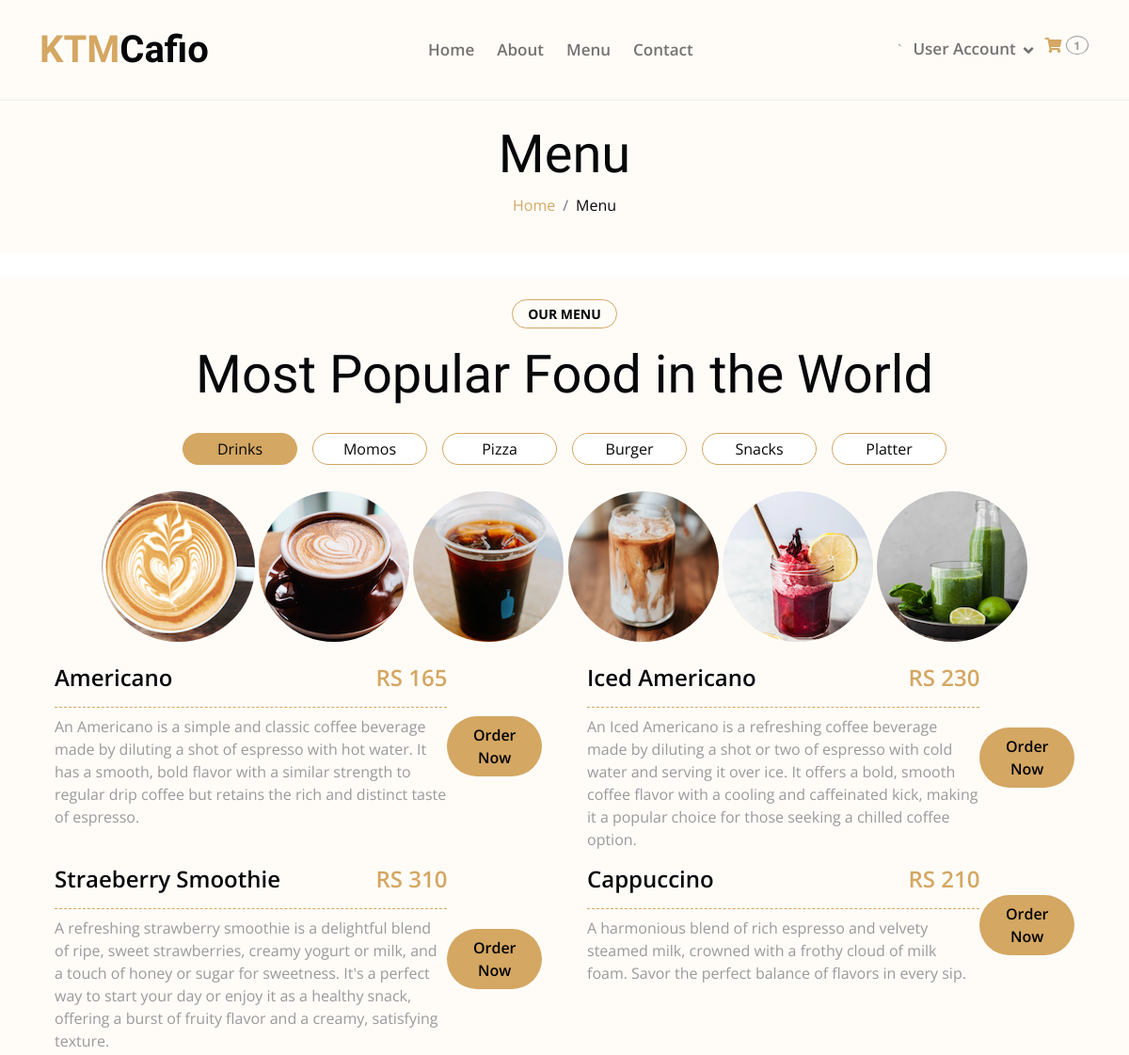
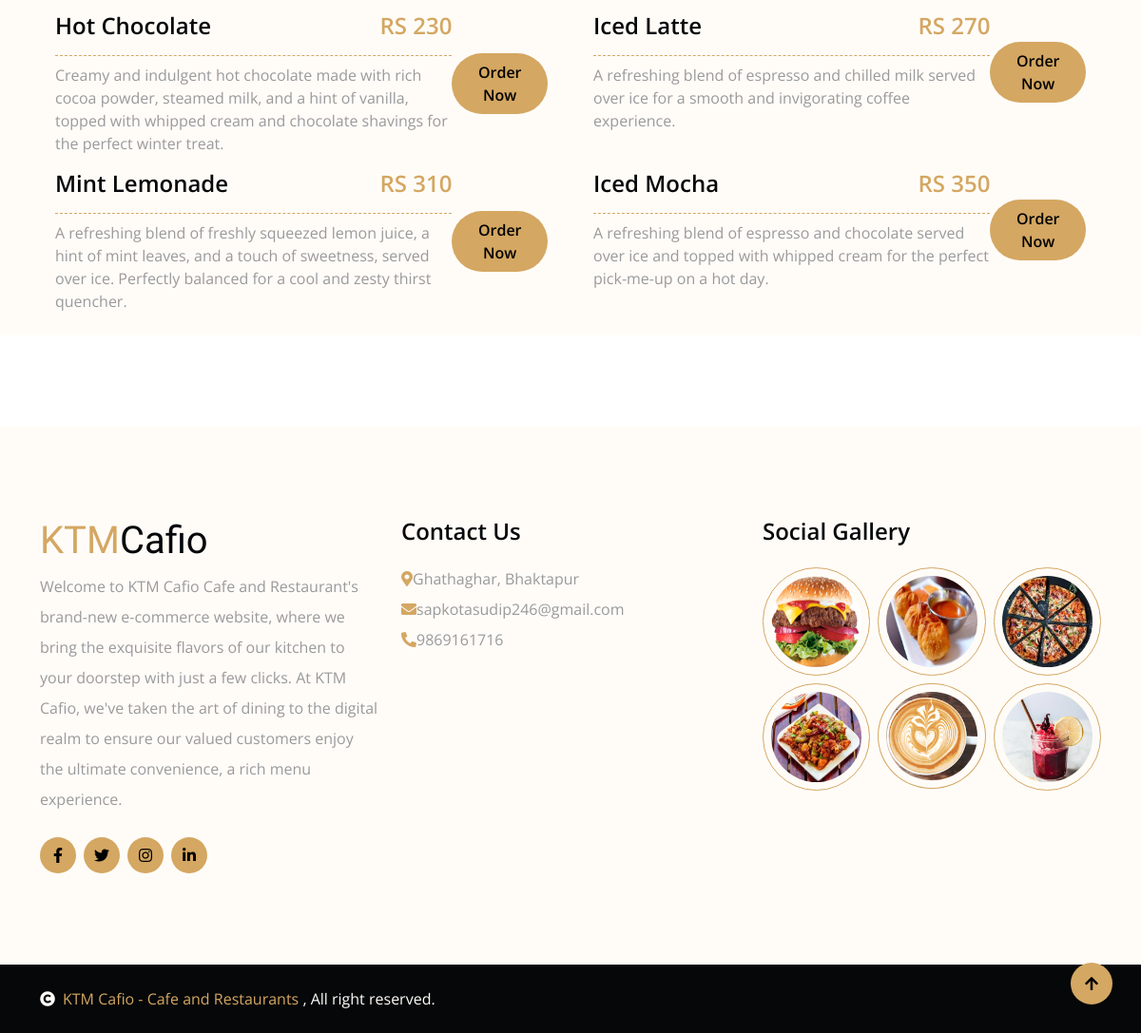
The page /menu on the database its author committed (2 pictures, top to bottom).
### home/models.py (models this page shows, shortened)
class MenuCategory(models.Model):
    name = models.CharField(max_length=50)
    slug = models.CharField(max_length=500, unique=True)

class MenuItemImage(models.Model):
    slug = models.CharField(max_length=500, unique=True)
    category = models.ForeignKey(MenuCategory, on_delete=models.CASCADE)
    image = models.ImageField(upload_to='media')
    labels = models.CharField(choices=LABELS, max_length=50, blank=True)

class MenuItem(models.Model):
    category = models.ForeignKey(MenuCategory, on_delete=models.CASCADE)
    name = models.CharField(max_length=100)
    price = models.IntegerField()
    description = models.TextField()
    slug = models.CharField(max_length=500, unique=True)
    labels = models.CharField(choices=LABELS, max_length=50, blank = True)

class Information(models.Model):
    address= models.CharField(max_length = 400)
    phone = models.CharField(max_length= 50)
    email = models.EmailField(max_length = 500)

### home/views.py (the view)
# urls.py: path('menu', MenuView.as_view(), name='menu'),
class MenuView(BaseView):
    def get(self, request):
        self.views["cart_counts"] = count_cart(request)
        self.views['categories']= MenuCategory.objects.all()
        for category in self.views['categories']:
            category.items = MenuItem.objects.filter(category=category)
            category.image = MenuItemImage.objects.filter(category=category)
        return render(request, 'menu.html', self.views)

### home/views.py (called while the page is built)
def count_cart(request):
    username = request.user.username
    cart_count = Cart.objects.filter(checkout = False, username = username).count()
    return cart_count

### templates/menu.html
{% extends 'base.html' %}
{% block content %}
            <div class="hero bg-light py-4 my-4 mt-0 text-center">
                <div class="container">
                    <h1 class="display-4 mb-2">Menu</h1>
                    <nav aria-label="breadcrumb">
                        <ol class="breadcrumb justify-content-center">
                            <li class="breadcrumb-item"><a href="/">Home</a></li>
                            <li class="breadcrumb-item text-dark" aria-current="page">Menu</li>
                        </ol>
                    </nav>
                </div>
            </div>
        <div class="container-fluid menu bg-light py-4 my-4">
            <div class="container">
                <div class="text-center wow bounceInUp" data-wow-delay="0.1s">
                    <small class="d-inline-block fw-bold text-dark text-uppercase bg-light border border-primary rounded-pill px-3 py-1 mb-3">Our Menu</small>
                    <h2 class="display-4 mb-4">Most Popular Food in the World</h2>
                </div>
                <div class="tab-class text-center">
                    <ul class="nav nav-pills d-inline-flex justify-content-center mb-4 wow bounceInUp" data-wow-delay="0.1s">
                        {% for cat in categories %}
                        <li class="nav-item p-1">
                            <a class="d-flex py-1 mx-1 border border-primary bg-white rounded-pill {% if forloop.counter0 == 0 %} active {% endif %}" data-bs-toggle="pill" href="#tab-{{cat.id}}">
                                <span class="text-dark" style="width: 120px;">{{cat.name}}</span>
                            </a>
                        </li>
                        {% endfor %}
                    </ul>
                    <div class="tab-content">
                        {% for cat in categories %}
                        <div id="tab-{{cat.id}}" class="tab-pane fade show p-0 {% if forloop.counter0 == 0 %} active {% endif %}">
                            {% for img in cat.image %}
                            <img class="flex-shrink-0 img-fluid rounded-circle" src="{{img.image.url}}" alt="">
                            {% endfor %}
                            <br><br>
                            <div class="row g-3">
                                {% for item in cat.items %}
                                <div class="col-lg-6">
                                    <div class="menu-item d-flex align-items-center">
                                        <div class="w-100 d-flex flex-column text-start ps-3">
                                            <div class="d-flex justify-content-between border-bottom border-primary pb-2 mb-2">
                                                <h4>{{item.name}}</h4>
                                                <h4 class="text-primary">RS {{item.price}}</h4>
                                            </div>
                                            <p class="mb-0">{{item.description}}</p>
                                        </div>
                                        <div class="menu-action">
                                            <a href="/add_to_cart/{{item.slug}}" class="btn btn-primary border-0 rounded-pill py-2 px-3 px-md-4 me-3">Order Now</a>
                                        </div>
                                    </div>
                                </div>
                                {% endfor %}
                            </div>
                        </div>
                        {% endfor %}
                    </div>
                </div>
            </div>
        </div>
    {% endblock %}

### templates/base.html (shortened to what this page needs)
<!DOCTYPE html>
{% load static %}
<html lang="en" xmlns="http://www.w3.org/1999/html">
    <head>
        <link rel="stylesheet" href="https://use.fontawesome.com/releases/v5.15.4/css/all.css"/>
        <link href="https://cdn.jsdelivr.net/npm/bootstrap-icons@1.4.1/font/bootstrap-icons.css" rel="stylesheet">
        <link href="{% static 'lib/animate/animate.min.css' %}" rel="stylesheet">
        <link href="{% static 'lib/lightbox/css/lightbox.min.css' %}" rel="stylesheet">
        <link href="{% static 'lib/owlcarousel/owl.carousel.min.css' %}" rel="stylesheet">
        <link href="{% static 'css/bootstrap.min.css' %}" rel="stylesheet">
        <link href="{% static 'css/style.css' %}" rel="stylesheet">
    </head>
    <body>
        <div class="container-fluid nav-bar">
            <div class="container">
                <nav class="navbar navbar-light navbar-expand-lg py-4">
                    <a href="index.html" class="navbar-brand">
                        <h1 class="text-primary fw-bold mb-0">KTM<span class="text-dark">Cafio</span> </h1>
                    </a>
                    <div class="collapse navbar-collapse" id="navbarCollapse">
                        <div class="navbar-nav mx-auto">
                            <a href="/" class="nav-item nav-link ">Home</a>
                            <a href="about" class="nav-item nav-link ">About</a>
                            <a href="menu" class="nav-item nav-link ">Menu</a>
                            <a href="contact" class="nav-item nav-link">Contact</a>
                        </div>`
                        <div class="btn-group">
                             <div class="navbar-nav ml-auto">
                            {% if user.is_authenticated %}
                            <div class="nav-item dropdown">
                                <a href="/accounts/logout" class="nav-link dropdown-toggle" data-toggle="dropdown">{{user.username}}</a>
                                <div class="dropdown-menu">
                                    <a href="/accounts/logout" class="dropdown-item">Logout</a>
                                </div>
                            </div>
                            {% else %}
                            <div class="nav-item dropdown">
                                <a href="/accounts/login" class="nav-link dropdown-toggle" data-toggle="dropdown">User Account</a>
                            </div>
                            {% endif %}
                        </div>
                            <a href="/cart" class="btn px-0 ml-3">
                                <i class="fas fa-shopping-cart text-primary"></i>
                                <span class="badge text-secondary border border-secondary rounded-circle" style="padding-bottom: 2px;">{{cart_counts}}</span>
                            </a></div>
                </nav>
            </div>
        </div>
    {% block content %}
    {% endblock %}
<div class="container-fluid footer py-6 my-6 mb-0 bg-light wow bounceInUp" data-wow-delay="0.1s">
    <div class="container">
        <div class="row">
            <div class="col-lg-4 col-md-6">
                <div class="footer-item">
                    <h1 class="text-primary">KTM<span class="text-dark">Cafio</span></h1>
                    <p class="lh-lg mb-4">Welcome to KTM Cafio Cafe and Restaurant's brand-new e-commerce website, where we bring the exquisite flavors of our kitchen to your doorstep with just a few clicks. At KTM Cafio, we've taken the art of dining to the digital realm to ensure our valued customers enjoy the ultimate convenience, a rich menu experience.</p>
                    <div class="footer-icon d-flex">
                        <a class="btn btn-primary btn-sm-square me-2 rounded-circle" href="#"><i class="fab fa-facebook-f"></i></a>
                        <a class="btn btn-primary btn-sm-square me-2 rounded-circle" href="#"><i class="fab fa-twitter"></i></a>
                        <a href="#" class="btn btn-primary btn-sm-square me-2 rounded-circle"><i class="fab fa-instagram"></i></a>
                        <a href="#" class="btn btn-primary btn-sm-square rounded-circle"><i class="fab fa-linkedin-in"></i></a>
                    </div>
                </div>
            </div>
            <div class="col-lg-4 col-md-6">
                <div class="footer-item">
                    <h4 class="mb-4">Contact Us</h4>
                    {% for info in information %}
                    <div class="bg-light p-30 mb-3">
                        <p class="mb-2"><i class="fa fa-map-marker-alt text-primary mr-3"></i>{{info.address}}</p>
                        <p class="mb-2"><i class="fa fa-envelope text-primary mr-3"></i>{{info.email}}</p>
                        <p class="mb-2"><i class="fa fa-phone-alt text-primary mr-3"></i>{{info.phone}}</p>
                    </div>
                    {% endfor %}
                </div>
            </div>
            <div class="col-lg-4 col-md-6">
                <div class="footer-item">
                    <h4 class="mb-4">Social Gallery</h4>
                    <div class="row g-2">
                        <div class="col-4">
                            <img src="{% static 'img/Burger.png' %}" class="img-fluid rounded-circle border border-primary p-2" alt="">
                        </div>
                        <div class="col-4">
                            <img src="{% static 'img/FriedMomo.jpg' %}" class="img-fluid rounded-circle border border-primary p-2" alt="">
                        </div>
                        <div class="col-4">
                            <img src="{% static 'img/ItalianPizza.jpg' %}" class="img-fluid rounded-circle border border-primary p-2" alt="">
                        </div>
                        <div class="col-4">
                            <img src="{% static 'img/chillichicken.jpg' %}" class="img-fluid rounded-circle border border-primary p-2" alt="">
                        </div>
                        <div class="col-4">
                            <img src="{% static 'img/hot-cappuccino.png' %}" class="img-fluid rounded-circle border border-primary p-2" alt="">
                        </div>
                        <div class="col-4">
                            <img src="{% static 'img/img_1.png' %}" class="img-fluid rounded-circle border border-primary p-2" alt="">
                        </div>
                    </div>
                </div>
            </div>
        </div>
    </div>
</div>
        <div class="container-fluid copyright bg-dark py-4">
            <div class="container">
                <div class="row">
                    <div class="col-md-6 text-center text-md-start mb-3 mb-md-0">
                        <span class="text-light"><a href="#"><i class="fas fa-copyright text-light me-2"></i>KTM Cafio - Cafe and Restaurants </a>, All right reserved.</span>
                    </div>
            </div>
        </div>
        <a href="#" class="btn btn-md-square btn-primary rounded-circle back-to-top"><i class="fa fa-arrow-up"></i></a>
    </body>
</html>

### static/css/style.css (style rules this page uses)
.back-to-top { position: fixed; right: 30px; bottom: 30px; z-index: 99; }
h1, h2, h3, .h1, .h2, .h3 { font-weight: 400 !important; font-family: 'Playball', cursive !important; }
h4, h5, h6, .h4, .h5, .h6 { font-weight: 600 !important; font-family: 'Open Sans', sans-serif !important; }
.my-6 { margin-top: 6rem; margin-bottom: 6rem; }
.py-6 { padding-top: 6rem; padding-bottom: 6rem; }
.wow, .animated { animation-duration: 2s !important; }
.btn.btn-primary { border: 0; }
.btn { font-weight: 600; transition: .5s; }
.btn-sm-square { width: 38px; height: 38px; }
.btn-md-square { width: 44px; height: 44px; }
.btn-square, .btn-sm-square, .btn-md-square, .btn-lg-square { padding: 0; display: flex; align-items: center; justify-content: center; font-weight: normal; }
.nav-bar { background: var(--bs-light); border-bottom: 1px solid rgba(0, 0, 0, .05); }
.navbar .navbar-nav .nav-link { padding: 10px 12px; font-weight: 600; font-size: 17px; transition: .5s; }
.navbar .dropdown-toggle::after { border: none; content: "\f107"; font-family: "Font Awesome 5 Free"; font-weight: 700; vertical-align: middle; margin-left: 8px; }
.menu .nav-item a.active { background: var(--bs-primary) !important; }
.menu .menu-item .border-bottom { border-bottom-style: dashed !important; }

### rows shown on the page
MenuCategory: name "Drinks"
MenuCategory: name "Momos"
MenuCategory: name "Pizza"
MenuCategory: name "Burger"
MenuCategory: name "Snacks"
MenuCategory: name "Platter"
MenuItemImage: image (picture)
MenuItemImage: image (picture)
MenuItemImage: image (picture)
MenuItemImage: image (picture)
MenuItemImage: image (picture)
MenuItemImage: image (picture)
MenuItem: name "Americano", price "165", description "An Americano is a simple and classic coffee beverage made by diluting a shot of espresso with hot water. It has a smooth, bold flavor with a similar strength to regular drip coffee but retains the rich and distinct taste of espresso."
MenuItem: name "Iced Americano", price "230", description "An Iced Americano is a refreshing coffee beverage made by diluting a shot or two of espresso with cold water and serving it over ice. It offers a bold, smooth coffee flavor with a cooling and caffeinated kick, making it a popular choice for those seeking a chilled coffee option."
MenuItem: name "Straeberry Smoothie", price "310", description "A refreshing strawberry smoothie is a delightful blend of ripe, sweet strawberries, creamy yogurt or milk, and a touch of honey or sugar for sweetness. It's a perfect way to start your day or enjoy it as a healthy snack, offering a burst of fruity flavor and a creamy, satisfying texture."
MenuItem: name "Cappuccino", price "210", description "A harmonious blend of rich espresso and velvety steamed milk, crowned with a frothy cloud of milk foam. Savor the perfect balance of flavors in every sip."
MenuItem: name "Hot Chocolate", price "230", description "Creamy and indulgent hot chocolate made with rich cocoa powder, steamed milk, and a hint of vanilla, topped with whipped cream and chocolate shavings for the perfect winter treat."
MenuItem: name "Iced Latte", price "270", description "A refreshing blend of espresso and chilled milk served over ice for a smooth and invigorating coffee experience."
MenuItem: name "Mint Lemonade", price "310", description "A refreshing blend of freshly squeezed lemon juice, a hint of mint leaves, and a touch of sweetness, served over ice. Perfectly balanced for a cool and zesty thirst quencher."
MenuItem: name "Iced Mocha", price "350", description "A refreshing blend of espresso and chocolate served over ice and topped with whipped cream for the perfect pick-me-up on a hot day."
Information: address "Ghathaghar, Bhaktapur", email "sapkotasudip246@gmail.com", phone "9869161716"

### other values the page prints
{{ cart_counts }} "1"
